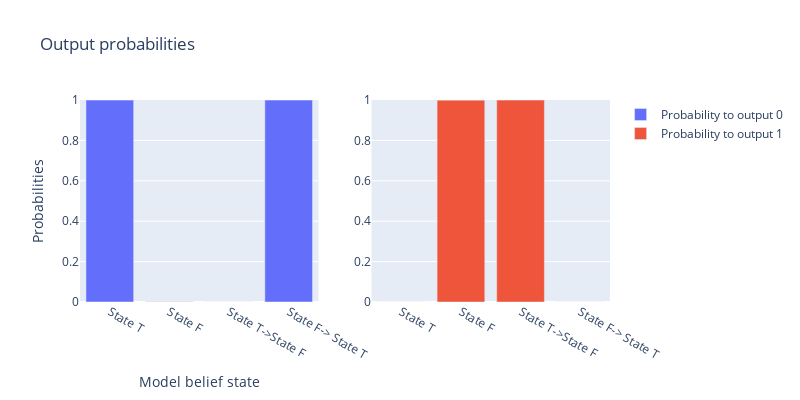

The notebook cell this image was saved under:
### Code cell
steer_transformer(model, same_vector_all_layers, mult=1)

### Figure 1 — Plotly figure (JSON) as saved in the notebook; plotly's stock layout.template omitted (floating-point values rounded to 4 significant figures)
{"data": [{"name": "Probability to output 0", "type": "bar", "x": ["State T", "State F", "State T->State F", "State F-> State T"], "xaxis": "x", "y": [0.9995, 0.0006954, 0.0005748, 0.9995], "yaxis": "y"}, {"name": "Probability to output 1", "type": "bar", "x": ["State T", "State F", "State T->State F", "State F-> State T"], "xaxis": "x2", "y": [0.0005003, 0.9993, 0.9994, 0.0005042], "yaxis": "y2"}], "layout": {"height": 400, "title": {"text": "Output probabilities"}, "width": 800, "xaxis": {"anchor": "y", "domain": [0, 0.45], "title": {"text": "Model belief state"}}, "xaxis2": {"anchor": "y2", "domain": [0.55, 1]}, "yaxis": {"anchor": "x", "domain": [0, 1], "range": [0, 1], "title": {"text": "Probabilities"}}, "yaxis2": {"anchor": "x2", "domain": [0, 1], "range": [0, 1]}}}
